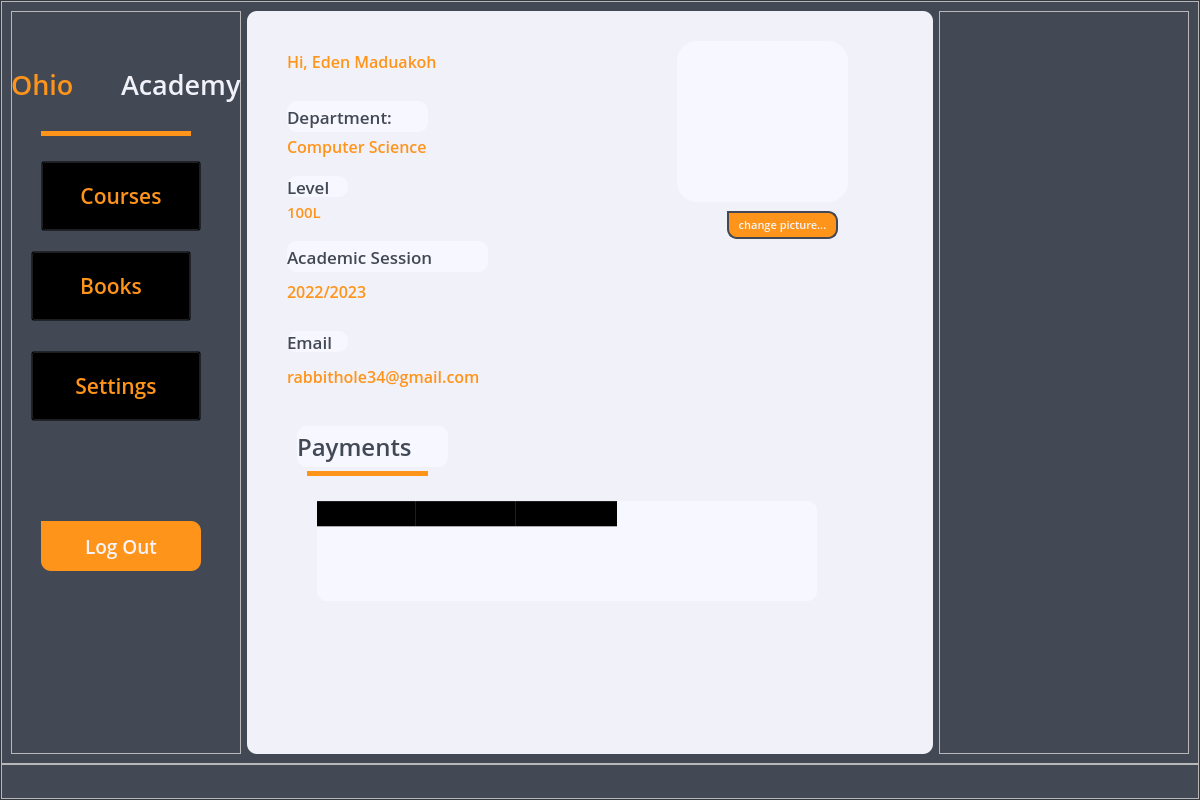
<?xml version="1.0" encoding="UTF-8"?>
<ui version="4.0">
 <class>MainWindow</class>
 <widget class="QMainWindow" name="MainWindow">
  <property name="geometry">
   <rect>
    <x>0</x>
    <y>0</y>
    <width>1200</width>
    <height>800</height>
   </rect>
  </property>
  <property name="windowTitle">
   <string>MainWindow</string>
  </property>
  <widget class="QWidget" name="centralwidget">
   <layout class="QHBoxLayout" name="horizontalLayout">
    <property name="spacing">
     <number>0</number>
    </property>
    <property name="leftMargin">
     <number>0</number>
    </property>
    <property name="topMargin">
     <number>0</number>
    </property>
    <property name="rightMargin">
     <number>0</number>
    </property>
    <property name="bottomMargin">
     <number>0</number>
    </property>
    <item>
     <widget class="QFrame" name="Background">
      <property name="styleSheet">
       <string notr="true">#Background{
background-color: rgb(66, 73, 84);
}</string>
      </property>
      <property name="frameShape">
       <enum>QFrame::StyledPanel</enum>
      </property>
      <property name="frameShadow">
       <enum>QFrame::Raised</enum>
      </property>
      <layout class="QVBoxLayout" name="verticalLayout">
       <property name="spacing">
        <number>0</number>
       </property>
       <property name="leftMargin">
        <number>0</number>
       </property>
       <property name="topMargin">
        <number>0</number>
       </property>
       <property name="rightMargin">
        <number>0</number>
       </property>
       <property name="bottomMargin">
        <number>0</number>
       </property>
       <item>
        <widget class="QFrame" name="mainbd">
         <property name="frameShape">
          <enum>QFrame::StyledPanel</enum>
         </property>
         <property name="frameShadow">
          <enum>QFrame::Raised</enum>
         </property>
         <layout class="QHBoxLayout" name="horizontalLayout_2">
          <item>
           <widget class="QFrame" name="sidemenu">
            <property name="minimumSize">
             <size>
              <width>230</width>
              <height>0</height>
             </size>
            </property>
            <property name="maximumSize">
             <size>
              <width>230</width>
              <height>16777215</height>
             </size>
            </property>
            <property name="frameShape">
             <enum>QFrame::StyledPanel</enum>
            </property>
            <property name="frameShadow">
             <enum>QFrame::Raised</enum>
            </property>
            <widget class="QPushButton" name="coursesbtn">
             <property name="geometry">
              <rect>
               <x>30</x>
               <y>150</y>
               <width>160</width>
               <height>70</height>
              </rect>
             </property>
             <property name="minimumSize">
              <size>
               <width>160</width>
               <height>70</height>
              </size>
             </property>
             <property name="maximumSize">
              <size>
               <width>160</width>
               <height>70</height>
              </size>
             </property>
             <property name="styleSheet">
              <string notr="true">#coursesbtn{
  background: transparent;
	color: rgb(255, 148, 26);
   font: 16pt open sans semibold;
   text-shadow: 1px 2px 1px #f7f7f7ff;
   
}

#coursesbtn:hover{
  background: rgb(255, 148, 26);
	color: #f7f7f7ff;
   font: 16pt open sans semibold;
border-top-left-radius: 10px;
border-bottom-left-radius: 10px;
}</string>
             </property>
             <property name="text">
              <string>Courses</string>
             </property>
             <property name="icon">
              <iconset>
               <normaloff>icons/courses.svg</normaloff>icons/courses.svg</iconset>
             </property>
             <property name="iconSize">
              <size>
               <width>50</width>
               <height>50</height>
              </size>
             </property>
            </widget>
            <widget class="QPushButton" name="booksbtn">
             <property name="geometry">
              <rect>
               <x>20</x>
               <y>240</y>
               <width>160</width>
               <height>70</height>
              </rect>
             </property>
             <property name="minimumSize">
              <size>
               <width>160</width>
               <height>70</height>
              </size>
             </property>
             <property name="maximumSize">
              <size>
               <width>160</width>
               <height>50</height>
              </size>
             </property>
             <property name="styleSheet">
              <string notr="true">#booksbtn{
  background: transparent;
	color: rgb(255, 148, 26);
   font: 16pt open sans semibold;
   text-shadow: 1px 2px 1px #f7f7f7ff;
}

#booksbtn:hover{
  background: rgb(255, 148, 26);
	color:#f7f7f7ff ;
   font: 16pt open sans semibold;
	border-top-left-radius: 10px;
border-bottom-left-radius: 10px;
}</string>
             </property>
             <property name="text">
              <string>Books</string>
             </property>
             <property name="icon">
              <iconset>
               <normaloff>icons/books-svgrepo-com.svg</normaloff>icons/books-svgrepo-com.svg</iconset>
             </property>
             <property name="iconSize">
              <size>
               <width>50</width>
               <height>50</height>
              </size>
             </property>
            </widget>
            <widget class="QPushButton" name="settingsbtn">
             <property name="geometry">
              <rect>
               <x>20</x>
               <y>340</y>
               <width>170</width>
               <height>70</height>
              </rect>
             </property>
             <property name="minimumSize">
              <size>
               <width>170</width>
               <height>70</height>
              </size>
             </property>
             <property name="maximumSize">
              <size>
               <width>170</width>
               <height>50</height>
              </size>
             </property>
             <property name="styleSheet">
              <string notr="true">#settingsbtn{
  background: transparent;
	color: rgb(255, 148, 26);
   font: 16pt open sans semibold;
   text-shadow: 1px 2px 1px #f7f7f7ff;
}

#settingsbtn:hover{
  background: rgb(255, 148, 26);
	color:#f7f7f7ff ;
   font: 16pt open sans semibold;
	border-top-left-radius: 10px;
	border-bottom-left-radius: 10px;
}</string>
             </property>
             <property name="text">
              <string>Settings</string>
             </property>
             <property name="icon">
              <iconset>
               <normaloff>icons/settings-svgrepo-com (2).svg</normaloff>icons/settings-svgrepo-com (2).svg</iconset>
             </property>
             <property name="iconSize">
              <size>
               <width>50</width>
               <height>50</height>
              </size>
             </property>
            </widget>
            <widget class="QPushButton" name="logoutbtn">
             <property name="geometry">
              <rect>
               <x>30</x>
               <y>510</y>
               <width>160</width>
               <height>50</height>
              </rect>
             </property>
             <property name="minimumSize">
              <size>
               <width>160</width>
               <height>50</height>
              </size>
             </property>
             <property name="maximumSize">
              <size>
               <width>160</width>
               <height>50</height>
              </size>
             </property>
             <property name="styleSheet">
              <string notr="true">#logoutbtn{
  background: rgb(255, 148, 26);
	color:#f7f7f7ff;
   font: 14pt open sans semibold;
   text-shadow: 1px 2px 1px #f7f7f7ff;
border-top-right-radius: 10px;
border-bottom-right-radius: 10px;
border-bottom-left-radius: 10px;
}

</string>
             </property>
             <property name="text">
              <string>Log Out</string>
             </property>
             <property name="icon">
              <iconset>
               <normaloff>icons/log-out-svgrepo-com.svg</normaloff>icons/log-out-svgrepo-com.svg</iconset>
             </property>
             <property name="iconSize">
              <size>
               <width>50</width>
               <height>50</height>
              </size>
             </property>
            </widget>
            <widget class="QLabel" name="linelabel">
             <property name="geometry">
              <rect>
               <x>30</x>
               <y>120</y>
               <width>150</width>
               <height>5</height>
              </rect>
             </property>
             <property name="minimumSize">
              <size>
               <width>150</width>
               <height>5</height>
              </size>
             </property>
             <property name="maximumSize">
              <size>
               <width>150</width>
               <height>5</height>
              </size>
             </property>
             <property name="styleSheet">
              <string notr="true">background-color: rgb(255, 148, 26);
border-radius: 10px;</string>
             </property>
             <property name="text">
              <string/>
             </property>
            </widget>
            <widget class="QWidget" name="">
             <property name="geometry">
              <rect>
               <x>0</x>
               <y>50</y>
               <width>231</width>
               <height>47</height>
              </rect>
             </property>
             <layout class="QHBoxLayout" name="horizontalLayout_3">
              <item>
               <widget class="QLabel" name="ohio">
                <property name="styleSheet">
                 <string notr="true">#ohio{
   color: rgb(255, 148, 26);
   font: 20pt open sans semibold;
}

</string>
                </property>
                <property name="text">
                 <string>Ohio</string>
                </property>
               </widget>
              </item>
              <item>
               <widget class="QLabel" name="academy">
                <property name="styleSheet">
                 <string notr="true">#academy{
   color: #f7f7f7ff;
	font: 20pt open sans semibold;
}</string>
                </property>
                <property name="text">
                 <string>Academy</string>
                </property>
               </widget>
              </item>
             </layout>
            </widget>
           </widget>
          </item>
          <item>
           <widget class="QFrame" name="dash">
            <property name="styleSheet">
             <string notr="true">background-color: #f7f7f7ff;
border-radius: 10px;</string>
            </property>
            <property name="frameShape">
             <enum>QFrame::StyledPanel</enum>
            </property>
            <property name="frameShadow">
             <enum>QFrame::Sunken</enum>
            </property>
            <widget class="QLabel" name="names">
             <property name="geometry">
              <rect>
               <x>40</x>
               <y>30</y>
               <width>300</width>
               <height>40</height>
              </rect>
             </property>
             <property name="minimumSize">
              <size>
               <width>300</width>
               <height>40</height>
              </size>
             </property>
             <property name="maximumSize">
              <size>
               <width>300</width>
               <height>40</height>
              </size>
             </property>
             <property name="styleSheet">
              <string notr="true">font:12pt open sans semibold;
color: rgb(255, 148, 26);
background: transparent;</string>
             </property>
             <property name="text">
              <string>Hi, Eden Maduakoh</string>
             </property>
            </widget>
            <widget class="QLabel" name="deplabel">
             <property name="geometry">
              <rect>
               <x>40</x>
               <y>90</y>
               <width>141</width>
               <height>31</height>
              </rect>
             </property>
             <property name="styleSheet">
              <string notr="true">color:rgb(66, 73, 84);
font: 13pt open sans semibold;</string>
             </property>
             <property name="text">
              <string>Department:</string>
             </property>
            </widget>
            <widget class="QLabel" name="level">
             <property name="geometry">
              <rect>
               <x>40</x>
               <y>190</y>
               <width>51</width>
               <height>21</height>
              </rect>
             </property>
             <property name="styleSheet">
              <string notr="true">color: rgb(255, 148, 26);
font: 11pt open sans semibold;
background: transparent;</string>
             </property>
             <property name="text">
              <string>100L</string>
             </property>
            </widget>
            <widget class="QLabel" name="levlabel">
             <property name="geometry">
              <rect>
               <x>40</x>
               <y>165</y>
               <width>61</width>
               <height>21</height>
              </rect>
             </property>
             <property name="styleSheet">
              <string notr="true">color: rgb(66, 73, 84);
font: 13pt open sans semibold;</string>
             </property>
             <property name="text">
              <string>Level</string>
             </property>
            </widget>
            <widget class="QLabel" name="pic_lab">
             <property name="geometry">
              <rect>
               <x>430</x>
               <y>30</y>
               <width>171</width>
               <height>161</height>
              </rect>
             </property>
             <property name="styleSheet">
              <string notr="true">border-radius: 20px;
border-color: rgb(255, 148, 26);
border-color: rgb(255, 148, 26);</string>
             </property>
             <property name="text">
              <string/>
             </property>
            </widget>
            <widget class="QPushButton" name="pic_chbtn">
             <property name="geometry">
              <rect>
               <x>480</x>
               <y>200</y>
               <width>111</width>
               <height>28</height>
              </rect>
             </property>
             <property name="styleSheet">
              <string notr="true">#pic_chbtn{
	background-color: rgb(255,148,26);
    color: #f7f7f7ff;
	font: 8pt open sans semibold;
border: 2px solid rgb(66, 73, 84);
  border-top-right-radius: 10px;
  border-bottom-right-radius: 10px;
	border-bottom-left-radius: 10px;
   border-top-left-radius: 0px;
}</string>
             </property>
             <property name="text">
              <string>change picture...</string>
             </property>
            </widget>
            <widget class="QLabel" name="department">
             <property name="geometry">
              <rect>
               <x>40</x>
               <y>120</y>
               <width>231</width>
               <height>31</height>
              </rect>
             </property>
             <property name="styleSheet">
              <string notr="true">color: rgb(255, 148, 26);
font: 12pt open sans semibold;
background: transparent;</string>
             </property>
             <property name="text">
              <string>Computer Science</string>
             </property>
            </widget>
            <widget class="QLabel" name="emaillabel">
             <property name="geometry">
              <rect>
               <x>40</x>
               <y>320</y>
               <width>61</width>
               <height>21</height>
              </rect>
             </property>
             <property name="styleSheet">
              <string notr="true">color:rgb(66, 73, 84);
font: 13pt open sans semibold;</string>
             </property>
             <property name="text">
              <string>Email</string>
             </property>
            </widget>
            <widget class="QLabel" name="email">
             <property name="geometry">
              <rect>
               <x>40</x>
               <y>350</y>
               <width>251</width>
               <height>31</height>
              </rect>
             </property>
             <property name="styleSheet">
              <string notr="true">color: rgb(255, 148, 26);
font: 12pt open sans semibold;
background: transparent;</string>
             </property>
             <property name="text">
              <string>rabbithole34@gmail.com</string>
             </property>
            </widget>
            <widget class="QLabel" name="acalabel">
             <property name="geometry">
              <rect>
               <x>40</x>
               <y>230</y>
               <width>201</width>
               <height>31</height>
              </rect>
             </property>
             <property name="styleSheet">
              <string notr="true">color:rgb(66, 73, 84);
font: 13pt open sans semibold;</string>
             </property>
             <property name="text">
              <string>Academic Session</string>
             </property>
            </widget>
            <widget class="QLabel" name="acadsess">
             <property name="geometry">
              <rect>
               <x>40</x>
               <y>270</y>
               <width>111</width>
               <height>21</height>
              </rect>
             </property>
             <property name="styleSheet">
              <string notr="true">color: rgb(255, 148, 26);
font: 12pt open sans semibold;
background: transparent;</string>
             </property>
             <property name="text">
              <string>2022/2023</string>
             </property>
            </widget>
            <widget class="QLabel" name="paymlabel">
             <property name="geometry">
              <rect>
               <x>50</x>
               <y>415</y>
               <width>151</width>
               <height>41</height>
              </rect>
             </property>
             <property name="styleSheet">
              <string notr="true">color: rgb(66, 73, 84);
font: 18pt open sans semibold;</string>
             </property>
             <property name="text">
              <string>Payments</string>
             </property>
            </widget>
            <widget class="QTableWidget" name="tableWidget">
             <property name="geometry">
              <rect>
               <x>70</x>
               <y>490</y>
               <width>500</width>
               <height>100</height>
              </rect>
             </property>
             <property name="minimumSize">
              <size>
               <width>500</width>
               <height>100</height>
              </size>
             </property>
             <property name="maximumSize">
              <size>
               <width>400</width>
               <height>100</height>
              </size>
             </property>
             <property name="autoFillBackground">
              <bool>false</bool>
             </property>
             <property name="styleSheet">
              <string notr="true">#QTableWidget{
  color: rgb(255, 148, 26);
baclground-color: black;

}</string>
             </property>
             <attribute name="horizontalHeaderCascadingSectionResizes">
              <bool>false</bool>
             </attribute>
             <column>
              <property name="text">
               <string>School Fees</string>
              </property>
              <property name="font">
               <font>
                <family>Open Sans Semibold</family>
                <pointsize>11</pointsize>
               </font>
              </property>
             </column>
             <column>
              <property name="text">
               <string>Hostel Fee</string>
              </property>
              <property name="font">
               <font>
                <family>Open Sans Semibold</family>
                <pointsize>11</pointsize>
                <weight>75</weight>
                <bold>true</bold>
               </font>
              </property>
             </column>
             <column>
              <property name="text">
               <string>Departmental Dues</string>
              </property>
              <property name="font">
               <font>
                <family>Open Sans Semibold</family>
                <pointsize>11</pointsize>
                <weight>75</weight>
                <bold>true</bold>
               </font>
              </property>
             </column>
            </widget>
            <widget class="QLabel" name="label">
             <property name="geometry">
              <rect>
               <x>60</x>
               <y>460</y>
               <width>121</width>
               <height>5</height>
              </rect>
             </property>
             <property name="styleSheet">
              <string notr="true">background-color: rgb(255, 148, 26);
border-radius: 10px;</string>
             </property>
             <property name="text">
              <string/>
             </property>
            </widget>
           </widget>
          </item>
          <item>
           <widget class="QFrame" name="calmenu">
            <property name="minimumSize">
             <size>
              <width>250</width>
              <height>0</height>
             </size>
            </property>
            <property name="maximumSize">
             <size>
              <width>250</width>
              <height>16777215</height>
             </size>
            </property>
            <property name="frameShape">
             <enum>QFrame::StyledPanel</enum>
            </property>
            <property name="frameShadow">
             <enum>QFrame::Raised</enum>
            </property>
           </widget>
          </item>
         </layout>
        </widget>
       </item>
       <item>
        <widget class="QFrame" name="footer">
         <property name="minimumSize">
          <size>
           <width>0</width>
           <height>35</height>
          </size>
         </property>
         <property name="maximumSize">
          <size>
           <width>16777215</width>
           <height>35</height>
          </size>
         </property>
         <property name="frameShape">
          <enum>QFrame::StyledPanel</enum>
         </property>
         <property name="frameShadow">
          <enum>QFrame::Raised</enum>
         </property>
        </widget>
       </item>
      </layout>
     </widget>
    </item>
   </layout>
  </widget>
 </widget>
 <resources/>
 <connections/>
</ui>
